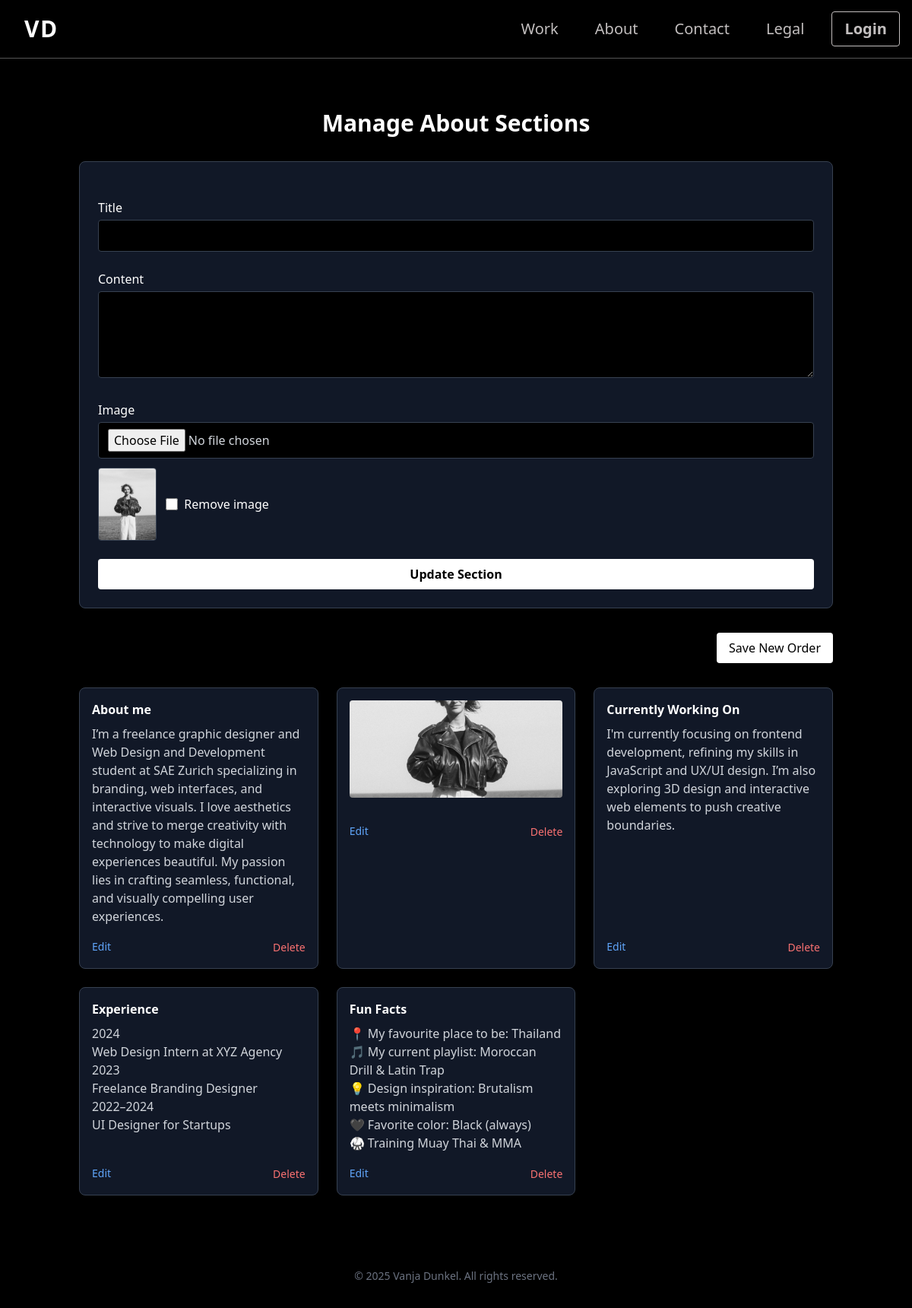
Screenshot of /about_admin.php?id=7 with the database file from the repository.
### tables this page shows
CREATE TABLE `about_sections` (
  `id` int NOT NULL AUTO_INCREMENT,
  `title` varchar(255) NOT NULL,
  `content` text NOT NULL,
  `image` varchar(255) DEFAULT NULL,
  `sort_order` int NOT NULL DEFAULT '0',
  `created_at` timestamp NULL DEFAULT CURRENT_TIMESTAMP,
  PRIMARY KEY (`id`)
);

### about_admin.php (called while the page is built, shortened)
<?php
require_once __DIR__ . '/app/Core/Database.php';
require_once __DIR__ . '/app/Models/AboutSection.php';
$model = new AboutSection();
$editing = null;
if ($_SERVER['REQUEST_METHOD'] !== 'POST' && isset($_GET['id'])) {
    $editing = $model->getById((int)$_GET['id']);
}
$sections = $model->getAll();
require_once __DIR__ . '/app/Views/about_admin.view.php';

### config/config.php (called while the page is built)
<?php
return [
    'db_host' => 'localhost',
    'db_name' => 'wdd324_demo',
    'db_user' => 'root',
    'db_pass' => '',
];

### app/core/Database.php (called while the page is built, shortened)
<?php
class Database
{
    private static ?PDO $instance = null;
    public static function getInstance(): PDO
    {
        if (self::$instance === null) {
            $config = require __DIR__ . '/../../config/config.php';
            try {
                self::$instance = new PDO(
                    "mysql:host={$config['db_host']};dbname={$config['db_name']};charset=utf8mb4",
                    $config['db_user'],
                    $config['db_pass']
                );
                self::$instance->setAttribute(PDO::ATTR_ERRMODE, PDO::ERRMODE_EXCEPTION);
            } catch (PDOException $e) {
                die("Connection to database failed: " . $e->getMessage());
            }
        }
        return self::$instance;
    }
}

### app/Models/AboutSection.php (called while the page is built, shortened)
<?php
class AboutSection
{
    private PDO $db;
    public function __construct()
    {
        $this->db = Database::getInstance();
    }
    public function getAll(): array
    {
        $stmt = $this->db->query(
            "SELECT *
               FROM about_sections
           ORDER BY sort_order ASC, created_at ASC"
        );
        return $stmt->fetchAll(PDO::FETCH_ASSOC);
    }
    public function getById(int $id): ?array
    {
        $stmt = $this->db->prepare(
            "SELECT * FROM about_sections WHERE id = :id"
        );
        $stmt->execute([':id' => $id]);
        $row = $stmt->fetch(PDO::FETCH_ASSOC);
        return $row ?: null;
    }
}

### app/Views/about_admin.view.php (the view, shortened to what this page needs)
<?php require __DIR__ . '/partials/header.php'; ?>
<main class="pt-20 max-w-5xl mx-auto px-4 space-y-8">
    <h1 class="text-3xl font-bold text-white text-center">Manage About Sections</h1>
    <form method="post"
          enctype="multipart/form-data"
          class="bg-gray-900 p-6 rounded-lg border border-gray-700 space-y-6">
        <div>
            <label class="block text-white mb-1">Title</label>
            <input type="text"
                   name="title"
                   value="<?= htmlspecialchars($editing['title'] ?? '') ?>"
                   class="w-full px-4 py-2 bg-black text-white border border-gray-700 rounded focus:ring-2 focus:ring-blue-500"/>
        </div>
        <div>
            <label class="block text-white mb-1">Content</label>
            <textarea name="content" rows="4"
                      class="w-full px-4 py-2 bg-black text-white border border-gray-700 rounded focus:ring-2 focus:ring-blue-500"><?= htmlspecialchars($editing['content'] ?? '') ?></textarea>
        </div>
        <div>
            <label class="block text-white mb-1">Image</label>
            <input type="file" name="image"
                   class="w-full text-gray-300 bg-black border border-gray-700 rounded px-3 py-2"/>
            <?php if (!empty($editing['image'])): ?>
                <div class="mt-3 flex items-center space-x-3">
                    <img src="<?= htmlspecialchars($editing['image']) ?>"
                         alt=""
                         class="h-24 w-auto object-cover rounded border border-gray-700"/>
                    <label class="inline-flex items-center text-white">
                        <input type="checkbox" name="delete" value="1"
                               class="mr-2 h-4 w-4 text-red-600 bg-black border-gray-700 rounded"/>
                        Remove image
                    </label>
                </div>
            <?php endif; ?>
        </div>
        <button type="submit"
                class="w-full bg-white text-black font-semibold py-2 rounded hover:bg-gray-200 transition">
            <?= isset($editing) ? 'Update Section' : 'Add Section' ?>
        </button>
    </form>
    <div class="text-right">
        <button id="save-order"
                class="bg-white text-black px-4 py-2 rounded hover:bg-gray-200 transition">
            Save New Order
        </button>
    </div>
    <div id="sections-list"
         class="grid grid-cols-1 sm:grid-cols-2 lg:grid-cols-3 gap-6">
        <?php foreach ($sections as $sec): ?>
            <div class="bg-gray-900 p-4 rounded-lg border border-gray-700 flex flex-col"
                 data-id="<?= $sec['id'] ?>">
                <?php if ($sec['image']): ?>
                    <img src="<?= htmlspecialchars($sec['image']) ?>"
                         alt=""
                         class="w-full h-32 object-cover rounded mb-4"/>
                <?php endif; ?>
                <?php if (!empty(trim($sec['title']))): ?>
                    <h3 class="text-white font-semibold mb-2"><?= htmlspecialchars($sec['title']) ?></h3>
                <?php endif; ?>
                <?php if (!empty(trim($sec['content']))): ?>
                    <p class="text-gray-300 flex-grow"><?= nl2br(htmlspecialchars($sec['content'])) ?></p>
                <?php endif; ?>
                <div class="mt-4 flex justify-between items-center">
                    <a href="?id=<?= $sec['id'] ?>"
                       class="text-blue-400 hover:text-white text-sm">
                        Edit
                    </a>
                    <form method="post"
                          onsubmit="return confirm('Delete this section?');"
                          class="inline">
                        <button type="submit" class="text-red-400 hover:text-red-600 text-sm">
                            Delete
                        </button>
                    </form>
                </div>
            </div>
        <?php endforeach; ?>
    </div>
</main>
<?php require __DIR__ . '/partials/footer.php'; ?>

### app/Views/partials/header.php (shortened to what this page needs)
<!DOCTYPE html>
<html lang="de">
<head>
    <script src="https://cdn.tailwindcss.com"></script>
</head>
<body class="bg-black text-white font-sans antialiased">
<header class="fixed inset-x-0 top-0 z-50 bg-black border-b border-medium">
    <div class="max-w-7xl mx-auto flex items-center justify-between px-4 py-3">
        <a href="index.php" class="text-3xl font-extrabold tracking-wider px-4 py-2">VD</a>
        <nav class="hidden lg:flex items-center space-x-6">
            <a href="index.php"
               class="px-3 py-2 text-lg lg:text-xl text-grayish hover:text-white">
                Work
            </a>
            <a href="about.php"
               class="px-3 py-2 text-lg lg:text-xl text-grayish hover:text-white">
                About
            </a>
            <a href="contact.php"
               class="px-3 py-2 text-lg lg:text-xl text-grayish hover:text-white">
                Contact
            </a>
            <a href="legal.php"
               class="px-3 py-2 text-lg lg:text-xl text-grayish hover:text-white">
                Legal
            </a>
            <?php if (!empty($_SESSION['user_id'])): ?>
                <a href="dashboard.php"
                   class="px-3 py-2 text-lg lg:text-xl text-grayish hover:text-white">
                    Dashboard
                </a>
                <a href="about_admin.php"
                   class="px-3 py-2 text-lg lg:text-xl text-grayish hover:text-white">
                    Edit About
                </a>
                <a href="logout.php"
                   class="px-3 py-2 text-lg lg:text-xl text-grayish hover:text-white">
                    Logout
                </a>
            <?php else: ?>
                <a href="login.php"
                   class="ml-4 px-4 py-2 text-lg lg:text-xl font-semibold border border-grayish rounded text-grayish hover:bg-grayish hover:text-black transition">
                    Login
                </a>
            <?php endif; ?>
        </nav>
    </div>
</header>
<main class="pt-16">

### app/Views/partials/footer.php (shortened to what this page needs)
</main>
<footer class="bg-black text-gray-500 text-center py-8 mt-16">
    <p class="text-sm">&copy; <?= date('Y') ?> Vanja Dunkel. All rights reserved.</p>
</footer>
</body>
</html>

### rows the page displays
about_sections: image (picture)
about_sections: title "About me", content "I’m a freelance graphic designer and Web Design and Development student at SAE Zurich specializing in branding, web interfaces, and interactive visuals. I love aesthetics and strive to merge creativity with technology to make digital experiences beautiful. My passion lies in crafting seamless, functional, and visually compelling user experiences."
about_sections: title "Currently Working On", content "I'm currently focusing on frontend development, refining my skills in JavaScript and UX/UI design. I’m also exploring 3D design and interactive web elements to push creative boundaries."
about_sections: title "Experience", content "2024 Web Design Intern at XYZ Agency 2023 Freelance Branding Designer 2022–2024 UI Designer for Startups"
about_sections: title "Fun Facts", content "📍 My favourite place to be: Thailand 🎵 My current playlist: Moroccan Drill & Latin Trap 💡 Design inspiration: Brutalism meets minimalism 🖤 Favorite color: Black (always) 🥋 Training Muay Thai & MMA"
